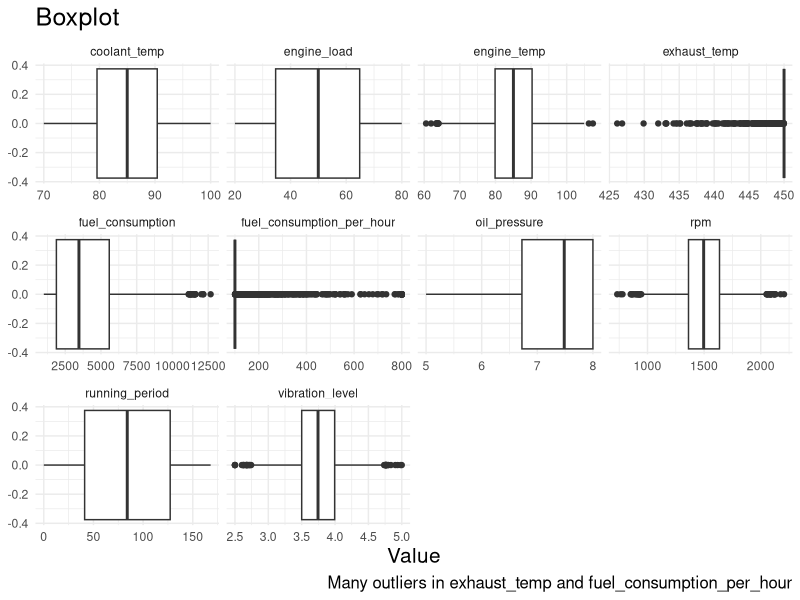
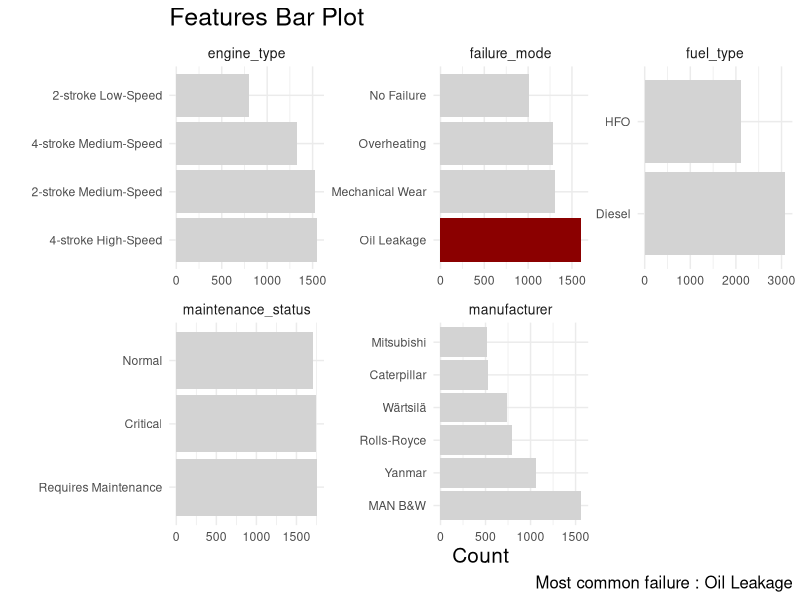
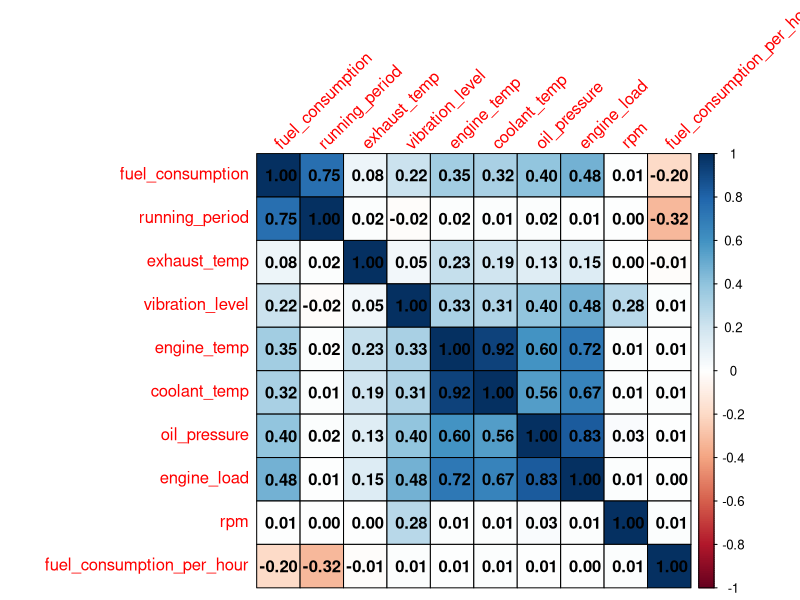
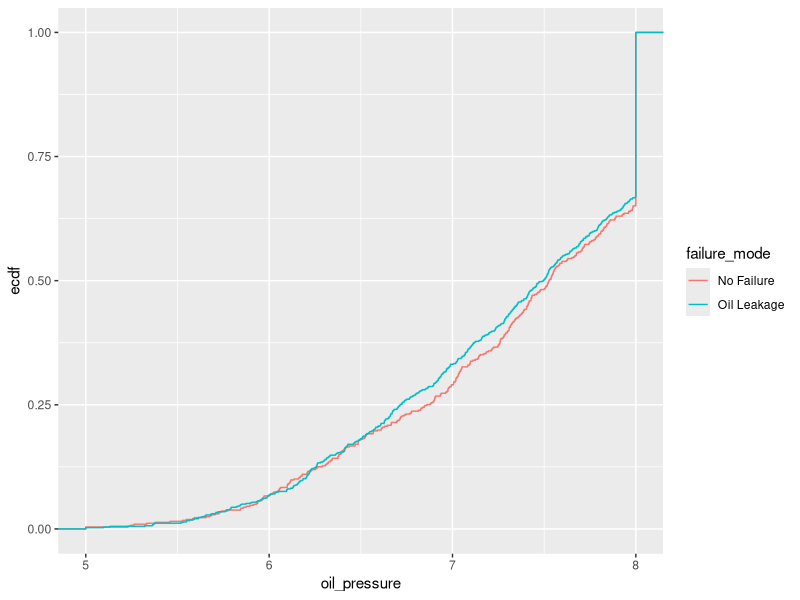

R code for these plots, in order:

#### Libraries ####
library(tidyverse)
library(rstatix)
library(corrplot)

# Load the data 
marine_engine_data <- read_csv("Data/marine_engine_data.csv")

# Convert strings into factors
marine_data <- marine_engine_data %>% 
  select(-engine_id) %>%
  mutate(across(where(is.character), as.factor))

## Numerical distributions 
marine_data %>%
  select_if(is.numeric) %>%
  pivot_longer(cols = everything(),names_to = "Feature",values_to = "Value")%>%
  ggplot(aes(x = Value)) +
  geom_boxplot() +
  facet_wrap(~Feature,scale = "free_x")+
  theme_minimal()+
  labs(
    title = "Boxplot",
    annotate(geom = "text",x = 1,y = 2),caption = "Many outliers in exhaust_temp and fuel_consumption_per_hour")+
  theme(
    title = element_text(size = 15))

## Categorical Features Distribution 
marine_data %>%
  select_if(is.factor) %>%
  pivot_longer(cols = everything(),names_to = "Feature",values_to = "Value")%>%
  mutate(
    Value = fct_infreq(Value),
    Value_colored = ifelse(Value == "Oil Leakage", "lightgrey", "red")) %>% 
  ggplot(aes(x = Value,fill = Value_colored))+
  geom_bar()+
  scale_fill_manual(values = c("darkred","lightgrey"))+
  facet_wrap(~Feature,scale = "free")+
  coord_flip()+
  theme_minimal()+
  labs(
    title = "Features Bar Plot",
    y = "Count",
    x = " ",
    caption = "Most common failure : Oil Leakage")+
  theme(
    legend.position = " ",
    title = element_text(size = 15),
    strip.text.x = element_text(size = 10),
    strip.text = element_text(size = 10)
  )

## Correlation matrix
dev.new(width = 10, height = 10)  
corrplot(cor(marine_data %>% select_if(is.numeric)), 
         method = "color", 
         order = "hclust", 
         tl.srt = 45, 
         outline = TRUE, 
         addCoef.col = "black")


#### Hypothesis Testing
# Sig level = 0.05 

## Kruskal-Wallis Test (Non-Parametric ANOVA)

# Check is there a dif between oil distribution facet by failure mode
kruskal.test(oil_pressure ~ failure_mode,data = marine_data) # p-value = 0.2831
 # Check the effect size 
kruskal_effsize(data = marine_data,formula = oil_pressure ~ failure_mode) # effsize = 0.000155


# Check is there a dif between running_period distribution facet by failure mode 
kruskal.test(running_period ~ failure_mode,data = marine_data) # p-value = 0.8317
# Check the effect size 
kruskal_effsize(data = marine_data,formula = running_period ~ failure_mode) # effsize =-0.000409


# Check if rpm distribution dif between failure modes 
kruskal.test(rpm ~ failure_mode,data = marine_data) # p-value = 0.192
# Check the effect size 
kruskal_effsize(data = marine_data,formula = rpm ~ failure_mode) # effsize = 0.000334


# Check if fuel_consumption dif between failure modes 
kruskal.test(fuel_consumption ~ failure_mode,data = marine_data) # p-value = 0.8757
# Check the effect size 
kruskal_effsize(data = marine_data,formula = fuel_consumption ~ failure_mode) # effsize = -0.000445


# Check if the exhaust_temp dif between failure modes 
kruskal.test(exhaust_temp ~ failure_mode,data = marine_data) # p-value = 0.4094
# Check the effect size 
kruskal_effsize(data = marine_data,exhaust_temp ~ failure_mode) # effsize = -0.0000217


# Check if the engine_temp is dif between failure modes
kruskal.test(engine_temp ~ failure_mode,data = marine_data)  # p-value = 0.2566
# Check the effect size 
kruskal_effsize(data = marine_data,engine_temp ~ failure_mode) # effsize = 0.000201


# Check if vibration level dist is dif between failure modes
kruskal.test(vibration_level ~ failure_mode ,data = marine_data) # p-value = 0.2233
# Check the effect size 
kruskal_effsize(data = marine_data,vibration_level ~ failure_mode) # effsize =0.000266


## Kolmogorov-Smirnov (KS) Test

# Oil Pressure dif for Oil_Leakage and No Failure
ks.test(
  marine_data$oil_pressure[marine_data$failure_mode == "Oil Leakage"],
  marine_data$oil_pressure[marine_data$failure_mode == "No Failure"]
  ) # p-value = 0.3119 

# 
marine_data %>%
  filter(failure_mode == c("No Failure","Oil Leakage"))%>%
ggplot(aes(x = oil_pressure,color = failure_mode))+
  stat_ecdf()









